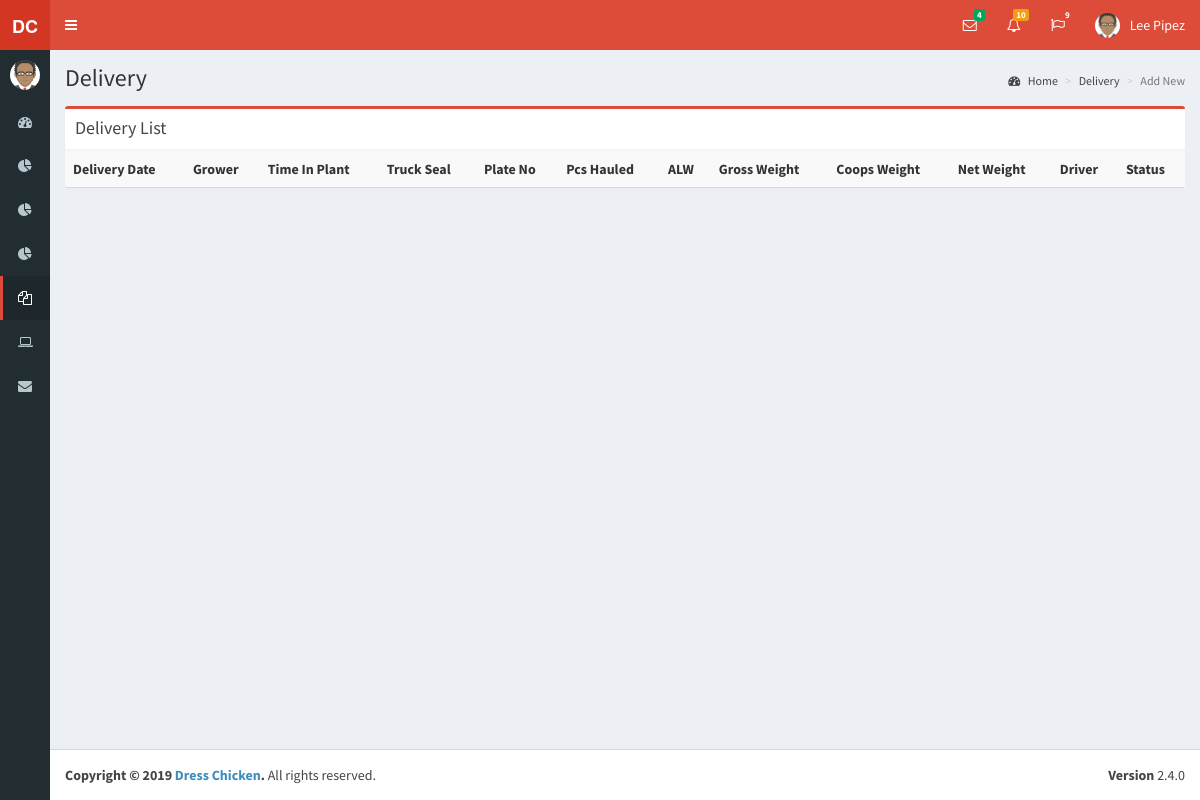
/pages/list_delivery.php (signed in), run on an earlier commit of the app's database.
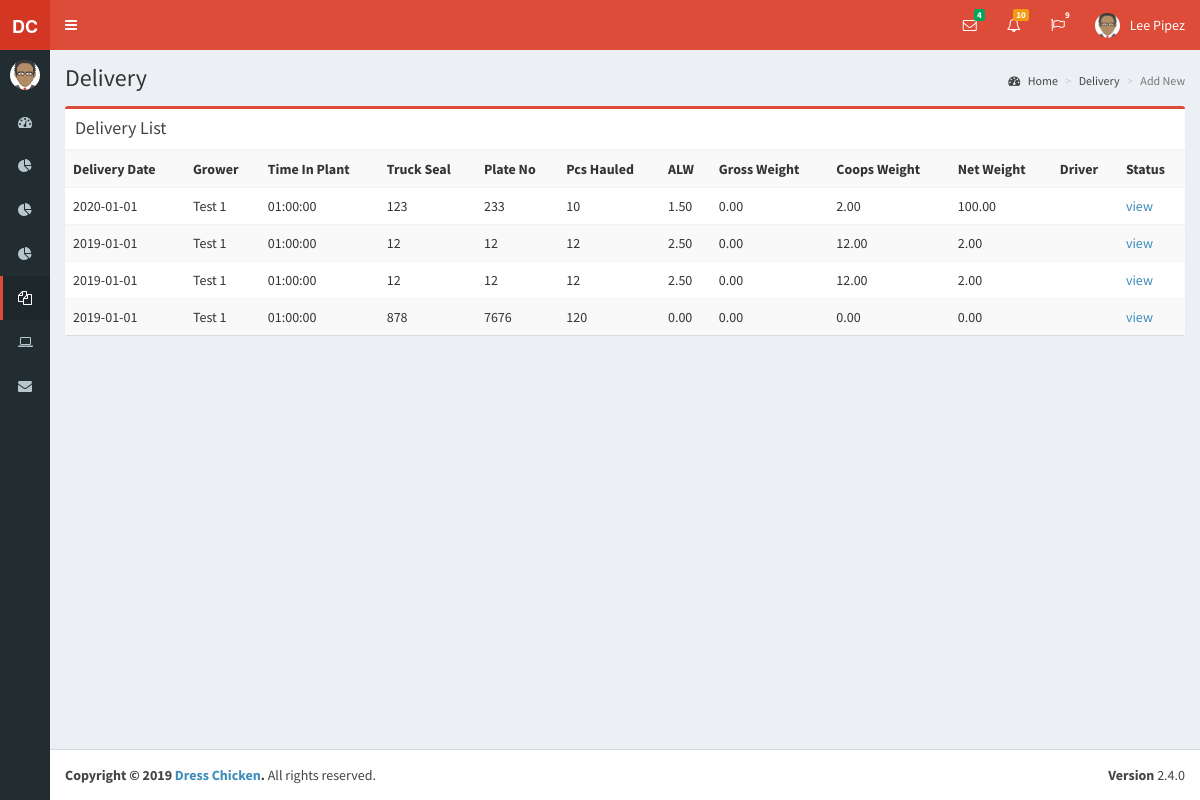
And on a later commit of the database.
### tables this page shows
CREATE TABLE `delivery` (
  `delivery_id` int(11) NOT NULL,
  `truck_seal` varchar(50) NOT NULL,
  `tripno` int(11) NOT NULL,
  `noofcrew` int(11) NOT NULL,
  `timeoutfarm` datetime NOT NULL,
  `pcshauled` int(11) NOT NULL,
  `houseno` int(11) NOT NULL,
  `farmchecker` varchar(50) NOT NULL,
  `feed` datetime NOT NULL,
  `timeweighed` timestamp NOT NULL DEFAULT CURRENT_TIMESTAMP ON UPDATE CURRENT_TIMESTAMP,
  `alw` decimal(10,2) NOT NULL,
  `weigher` varchar(50) NOT NULL,
  `birdspercoop` int(11) NOT NULL,
  `coopswocover` int(11) NOT NULL,
  `timeinplant` time NOT NULL,
  `grower_id` int(11) NOT NULL,
  `timeinfarm` time NOT NULL,
  `loadstart` time NOT NULL,
  `loadfinish` time NOT NULL,
  `plateno` varchar(30) NOT NULL,
  `preparedby` varchar(50) NOT NULL,
  `delivery_date` date NOT NULL,
  `gross_weight` decimal(10,2) NOT NULL,
  `coops_weight` decimal(10,2) NOT NULL,
  `net_weight` decimal(10,2) NOT NULL,
  `doa_pcs` int(11) NOT NULL,
  `doa_weight` decimal(10,2) NOT NULL,
  `driver` varchar(30) NOT NULL
);

CREATE TABLE `grower` (
  `grower_id` int(11) NOT NULL,
  `grower_name` varchar(100) NOT NULL,
  `grower_address` varchar(100) NOT NULL,
  `grower_contact` varchar(30) NOT NULL
);

### pages/list_delivery.php (the view, shortened to what this page needs)
<!DOCTYPE html>
<html>
<?php include "../dist/includes/head.php";?>
<body class="hold-transition skin-red sidebar-collapse sidebar-mini">
<div class="wrapper">
  <?php include "../dist/includes/header.php";?>
  <?php include "../dist/includes/aside.php";?>
  <div class="content-wrapper">
    <section class="content-header">
      <h1>
        Delivery
      </h1>
      <ol class="breadcrumb">
        <li><a href="#"><i class="fa fa-dashboard"></i> Home</a></li>
        <li><a href="#">Delivery</a></li>
        <li class="active">Add New</li>
      </ol>
    </section>
    <section class="content">
      <div class="row">
        <div class="col-md-12">
          <div class="box box-danger">
            <div class="box-header with-border">
              <h3 class="box-title">Delivery List</h3>
            </div>
            <table class="table table-striped">
                <tbody><tr>
                  <th>Delivery Date</th>
                  <th>Grower</th>
                  <th>Time In Plant</th>
                  <th>Truck Seal</th>
                  <th>Plate No</th>
                  <th>Pcs Hauled</th>
                  <th>ALW</th>
                  <th>Gross Weight</th>
                  <th>Coops Weight</th>
                  <th>Net Weight</th>
                  <th>Driver</th>
                  <th>Status</th>
                </tr>
      <?php
       include('../dist/includes/dbcon.php');
        $query=mysqli_query($con,"select * from delivery natural join grower order by delivery_date DESC")or die(mysqli_error());
          while($row=mysqli_fetch_array($query)){
      ?>
                <tr>
                  <td><?php echo $row['delivery_date'];?></td>
                  <td><?php echo $row['grower_name'];?></td>
                  <td><?php echo $row['timeinplant'];?></td>
                  <td><?php echo $row['truck_seal'];?></td>
                  <td><?php echo $row['plateno'];?></td>
                  <td><?php echo $row['pcshauled'];?></td>
                  <td><?php echo $row['alw'];?></td>
                  <td><?php echo $row['gross_weight'];?></td>
                  <td><?php echo $row['coops_weight'];?></td>
                  <td><?php echo $row['net_weight'];?></td>
                  <td><?php echo $row['driver'];?></td>
                  <td><a href="view_pr.php?pr=<?php echo $row['pr_id'];?>" class="small-box-footer">view</a></td>
                </tr>
      <?php }?>
              </tbody></table>
          </div>
        </div>
    </div>
    </section>
  </div>
  <?php include "../dist/includes/footer.php";?>
</div>
</body>
</html>

What changed in the data, as far as the page shows it:
added delivery: delivery_date "2020-01-01", grower.grower_name "Test 1", timeinplant "01:00:00", truck_seal "123", plateno "233", pcshauled "10", alw "1.50", gross_weight "0.00", coops_weight "2.00", net_weight "100.00"
added delivery: delivery_date "2019-01-01", grower.grower_name "Test 1", timeinplant "01:00:00", truck_seal "12", plateno "12", pcshauled "12", alw "2.50", gross_weight "0.00", coops_weight "12.00", net_weight "2.00"
added delivery: delivery_date "2019-01-01", grower.grower_name "Test 1", timeinplant "01:00:00", truck_seal "12", plateno "12", pcshauled "12", alw "2.50", gross_weight "0.00", coops_weight "12.00", net_weight "2.00"
added delivery: delivery_date "2019-01-01", grower.grower_name "Test 1", timeinplant "01:00:00", truck_seal "878", plateno "7676", pcshauled "120", alw "0.00", gross_weight "0.00", coops_weight "0.00", net_weight "0.00"
